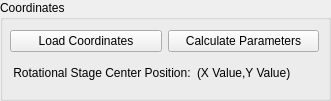
     <widget class="QGroupBox" name="groupBox_Coordinates">
      <property name="geometry">
       <rect>
        <x>820</x>
        <y>230</y>
        <width>331</width>
        <height>101</height>
       </rect>
      </property>
      <property name="title">
       <string>Coordinates</string>
      </property>
      <widget class="QWidget" name="layoutWidget">
       <property name="geometry">
        <rect>
         <x>10</x>
         <y>30</y>
         <width>309</width>
         <height>57</height>
        </rect>
       </property>
       <layout class="QVBoxLayout" name="verticalLayout_26">
        <item>
         <layout class="QHBoxLayout" name="horizontalLayout_24">
          <item>
           <widget class="QPushButton" name="pushButton_LoadCoordinates">
            <property name="minimumSize">
             <size>
              <width>108</width>
              <height>0</height>
             </size>
            </property>
            <property name="text">
             <string>Load Coordinates</string>
            </property>
           </widget>
          </item>
          <item>
           <widget class="QPushButton" name="pushButton_CalaculateParameters">
            <property name="text">
             <string>Calculate Parameters</string>
            </property>
           </widget>
          </item>
         </layout>
        </item>
        <item>
         <layout class="QHBoxLayout" name="horizontalLayout_27">
          <item>
           <widget class="QLabel" name="label_10">
            <property name="text">
             <string> Rotational Stage Center Position:</string>
            </property>
           </widget>
          </item>
          <item>
           <widget class="QLabel" name="label_XValue">
            <property name="text">
             <string>(X Value,Y Value)</string>
            </property>
           </widget>
          </item>
         </layout>
        </item>
       </layout>
      </widget>
     </widget>
